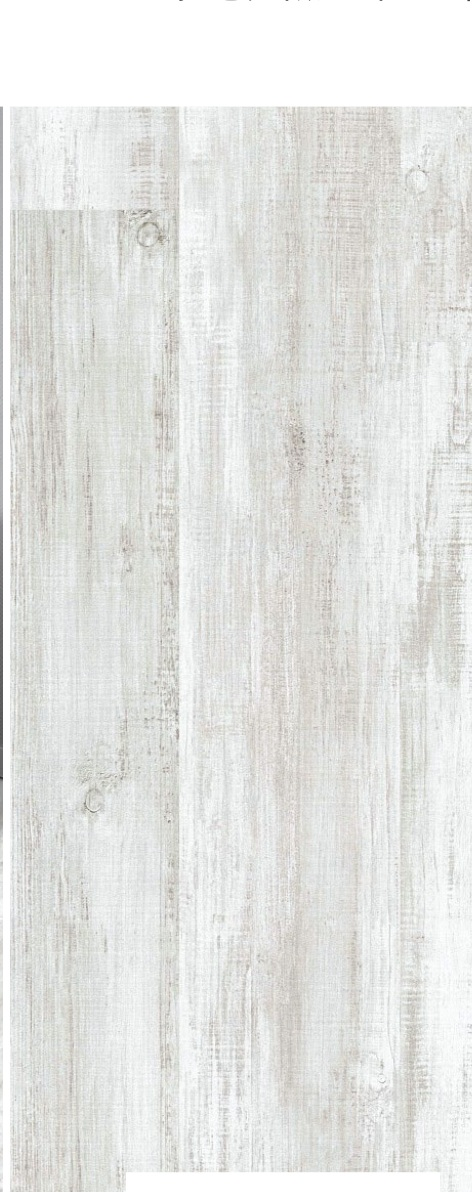
#> input picture backend/storage/floor-style-groups/FSPC4.2/SF60.jpg, 472 x 1192 px
$ python -i preview.py   (imports and definitions only)
#> lines starting #> are read from the running program, lines starting #| are printed output that depends on the picture; after the words box and inside, x2 and y2 are one past the last pixel; in counts of white or black regions, pixels touching at a corner belong together
#> further down, picture is the input picture: shape (1192, 472, 3); mean B, G, R 225.6, 228.2, 227.4
from pathlib import Path

import cv2
import numpy as np


# [6 lines left out: function hex_to_bgr, not called in this run]


def detect_floor_polygon(image: np.ndarray) -> np.ndarray:
    height, width = image.shape[:2]
#> height = 1192; width = 472
    top_y = int(height * 0.58)
#> top_y = 691

    gray = cv2.cvtColor(image, cv2.COLOR_BGR2GRAY)
    edges = cv2.Canny(gray, 60, 150)
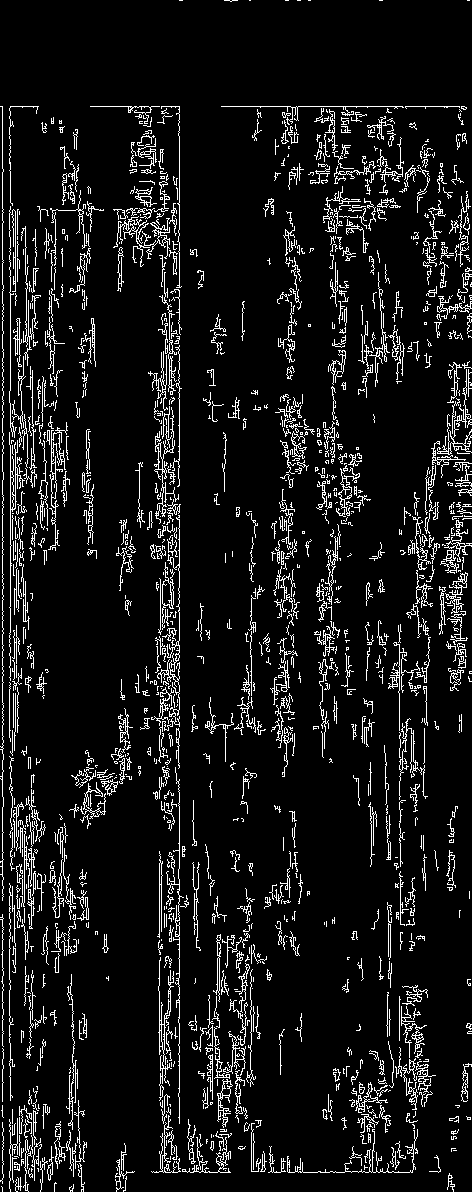
#> edges: shape (1192, 472); 8.7% white in thin lines or dots
    lines = cv2.HoughLinesP(
        edges,
        rho=1,
        theta=np.pi / 180,
        threshold=90,
        minLineLength=int(width * 0.22),
        maxLineGap=30,
    )
#> lines = 254 rows, first 6: [2, 1191, 2, 106], [179, 1123, 179, 106], [10, 1191, 10, 980], [162, 810, 162, 368], [159, 1100, 159, 851], [9, 957, 20, 322]

    candidates: list[int] = []
    if lines is not None:
        for line in lines[:, 0]:
            x1, y1, x2, y2 = line.tolist()
            dx = max(abs(x2 - x1), 1)
            dy = abs(y2 - y1)
            slope = dy / dx
            average_y = int((y1 + y2) / 2)
            if slope < 0.18 and int(height * 0.42) <= average_y <= int(height * 0.72):
                candidates.append(average_y)
#> this loop made 254 passes
#> (x1, y1, x2, y2, dx, dy, slope, average_y) on passes 1 to 3: (2, 1191, 2, 106, 1, 1085, 1085, 648), (179, 1123, 179, 106, 1, 1017, 1017, 614), (10, 1191, 10, 980, 1, 211, 211, 1085)
#> after the loop, candidates = []

    if candidates:
        top_y = int(np.clip(np.median(candidates), height * 0.48, height * 0.68))

    polygon = np.array(
        [
            [int(width * 0.18), top_y],
            [int(width * 0.82), top_y],
            [int(width * 0.98), int(height * 0.98)],
            [int(width * 0.02), int(height * 0.98)],
        ],
        dtype=np.int32,
    )
    return polygon


# [74 lines left out: functions create_texture, generate_floor_preview, not called in this run]

>>> import cv2
>>> picture = cv2.imread('../../storage/floor-style-groups/FSPC4.2/SF60.jpg')
>>> result = detect_floor_polygon(picture)
#> result = [[84, 691], [387, 691], [462, 1168], [9, 1168]]

$ run again, on backend/storage/floor-style-groups/FSPC4.2/SF61.jpg
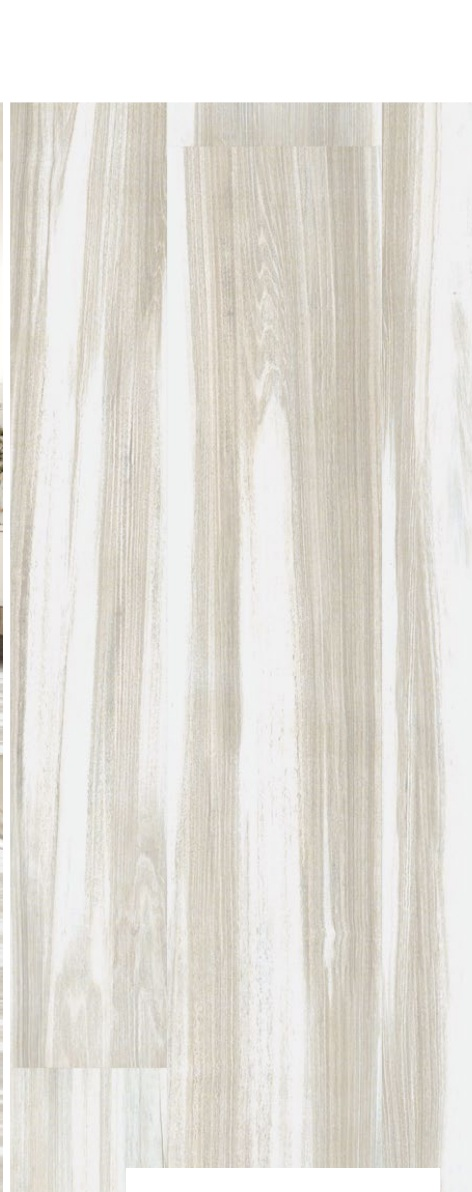
#> input picture backend/storage/floor-style-groups/FSPC4.2/SF61.jpg, 472 x 1192 px
#> picture is the input picture: shape (1192, 472, 3); mean B, G, R 217, 223.6, 226.7
#> in detect_floor_polygon, `edges = cv2.Canny(gray, 60, 150)`:
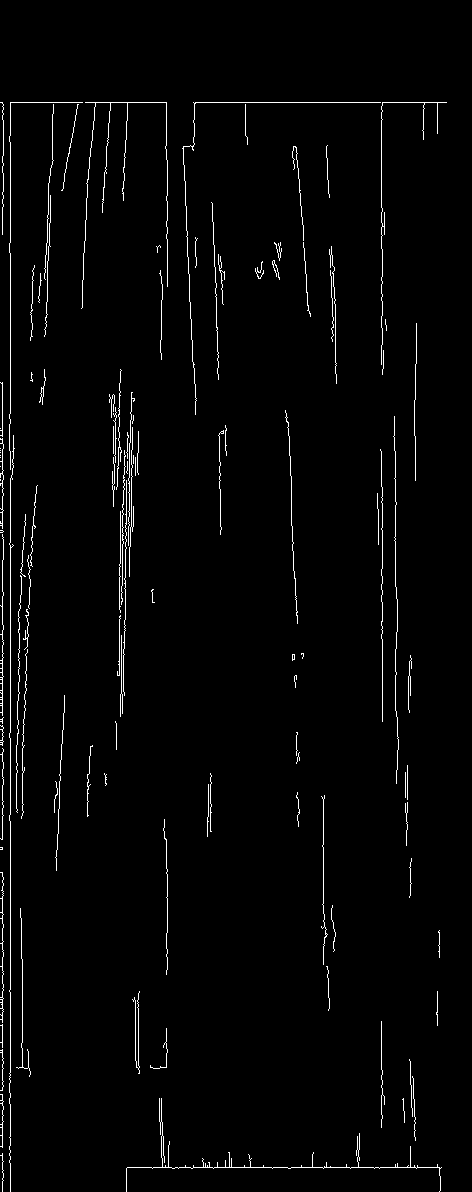
#> edges: shape (1192, 472); 2.1% white in thin lines or dots, all inside (x1, y1, x2, y2) = (0, 102, 447, 1192)
#> lines = 26 rows, first 6: [10, 1191, 10, 102], [2, 1191, 2, 382], [0, 102, 446, 102], [381, 364, 381, 106], [382, 721, 382, 487], [127, 1167, 441, 1167]
#> the loop in detect_floor_polygon, `for line in lines[:, 0]:` made 26 passes
#> (x1, y1, x2, y2, dx, dy, slope, average_y) on passes 1 to 8: (10, 1191, 10, 102, 1, 1089, 1089, 646), (2, 1191, 2, 382, 1, 809, 809, 786), (0, 102, 446, 102, 446, 0, 0, 102), (381, 364, 381, 106, 1, 258, 258, 235), (382, 721, 382, 487, 1, 234, 234, 604), (127, 1167, 441, 1167, 314, 0, 0, 1167), (45, 334, 53, 104, 8, 230, 28.75, 219), (22, 1067, 22, 959, 1, 108, 108, 1013)
#> after the loop in detect_floor_polygon, `for line in lines[:, 0]:`: candidates = []
#> result = [[84, 691], [387, 691], [462, 1168], [9, 1168]]

$ run again, on backend/storage/floor-style-groups/FSPC4.2/SF62.jpg
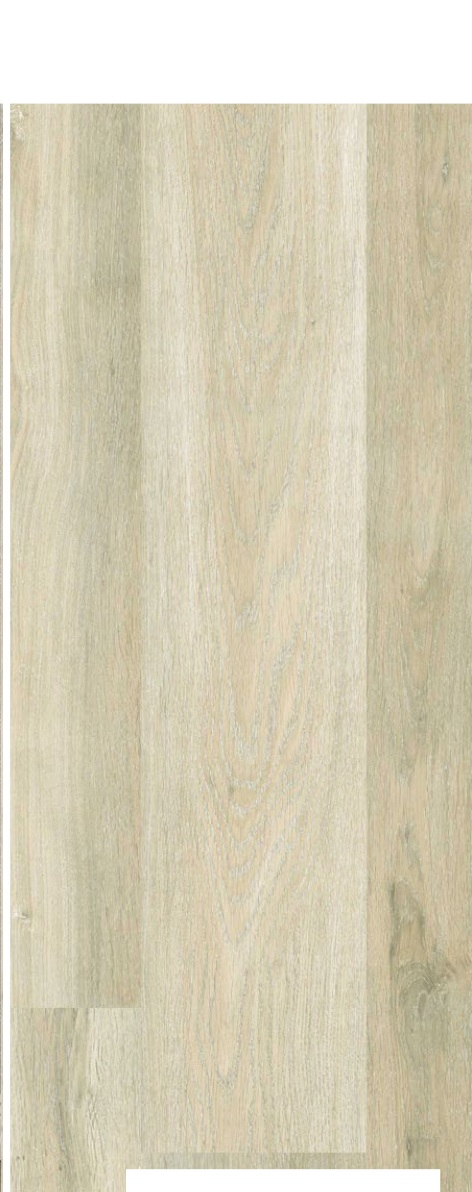
#> input picture backend/storage/floor-style-groups/FSPC4.2/SF62.jpg, 472 x 1192 px
#> picture is the input picture: shape (1192, 472, 3); mean B, G, R 183.1, 206.9, 214
#> in detect_floor_polygon, `gray = cv2.cvtColor(image, cv2.COLOR_BGR2GRAY)`:
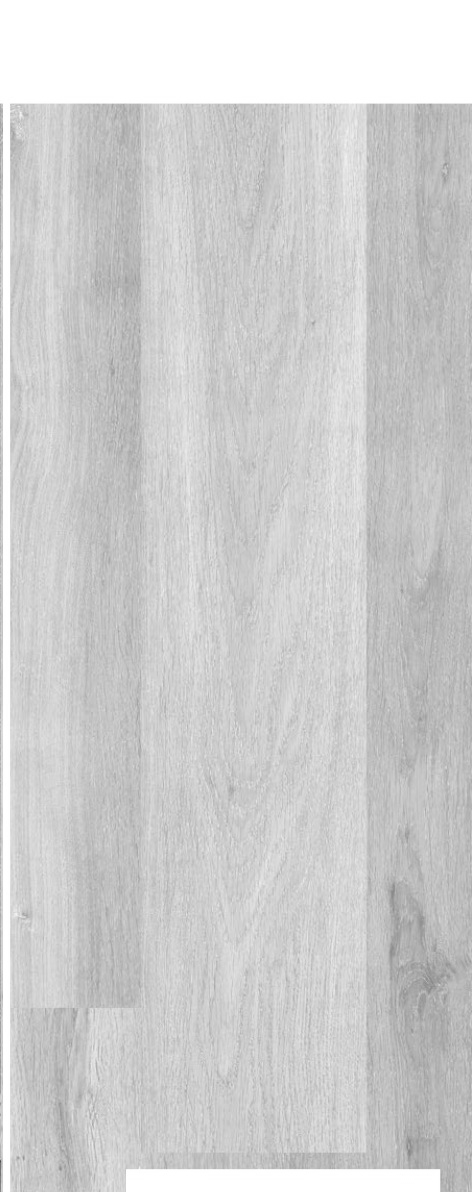
#> gray: shape (1192, 472); min 78, max 255, mean 206.3
#> in detect_floor_polygon, `edges = cv2.Canny(gray, 60, 150)`:
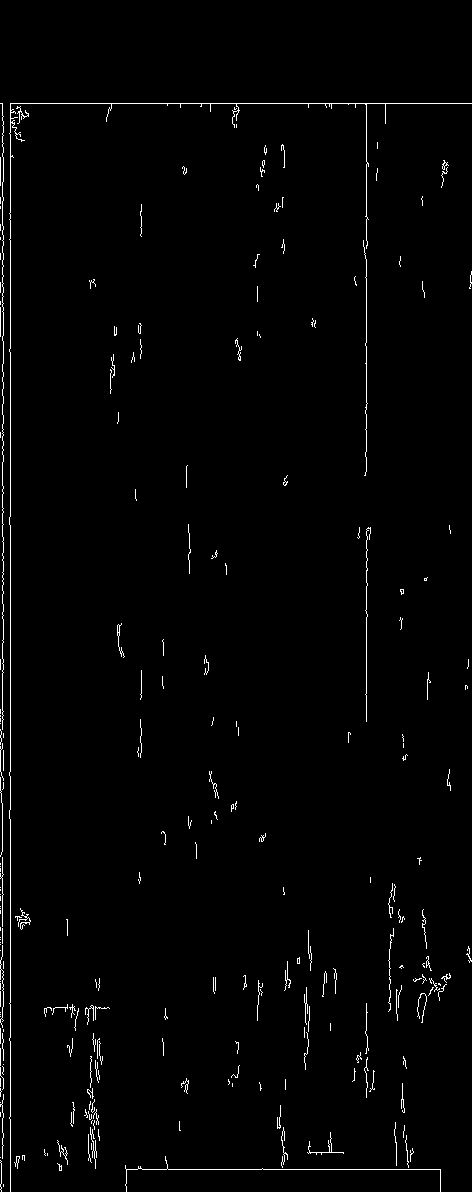
#> edges: shape (1192, 472); 1.5% white in thin lines or dots
#> lines = [[10, 1191, 10, 103], [2, 1158, 2, 103], [366, 471, 366, 103], [0, 103, 471, 103], [3, 1145, 3, 961], [126, 1169, 440, 1169], [0, 1116, 0, 855], [3, 672, 3, 116]]
#> the loop in detect_floor_polygon, `for line in lines[:, 0]:` made 8 passes
#> (x1, y1, x2, y2, dx, dy, slope, average_y) on passes 1 to 8: (10, 1191, 10, 103, 1, 1088, 1088, 647), (2, 1158, 2, 103, 1, 1055, 1055, 630), (366, 471, 366, 103, 1, 368, 368, 287), (0, 103, 471, 103, 471, 0, 0, 103), (3, 1145, 3, 961, 1, 184, 184, 1053), (126, 1169, 440, 1169, 314, 0, 0, 1169), (0, 1116, 0, 855, 1, 261, 261, 985), (3, 672, 3, 116, 1, 556, 556, 394)
#> after the loop in detect_floor_polygon, `for line in lines[:, 0]:`: candidates = []
#> result = [[84, 691], [387, 691], [462, 1168], [9, 1168]]

$ run again, on backend/storage/floor-style-groups/FSPC4.2/SF63.jpg
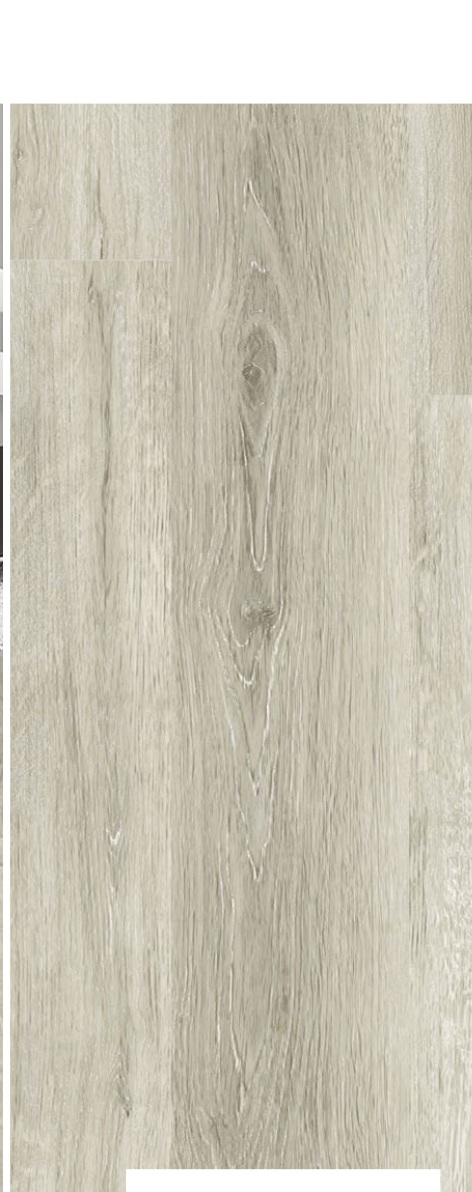
#> input picture backend/storage/floor-style-groups/FSPC4.2/SF63.jpg, 472 x 1192 px
#> picture is the input picture: shape (1192, 472, 3); mean B, G, R 184, 199.7, 204
#> in detect_floor_polygon, `edges = cv2.Canny(gray, 60, 150)`:
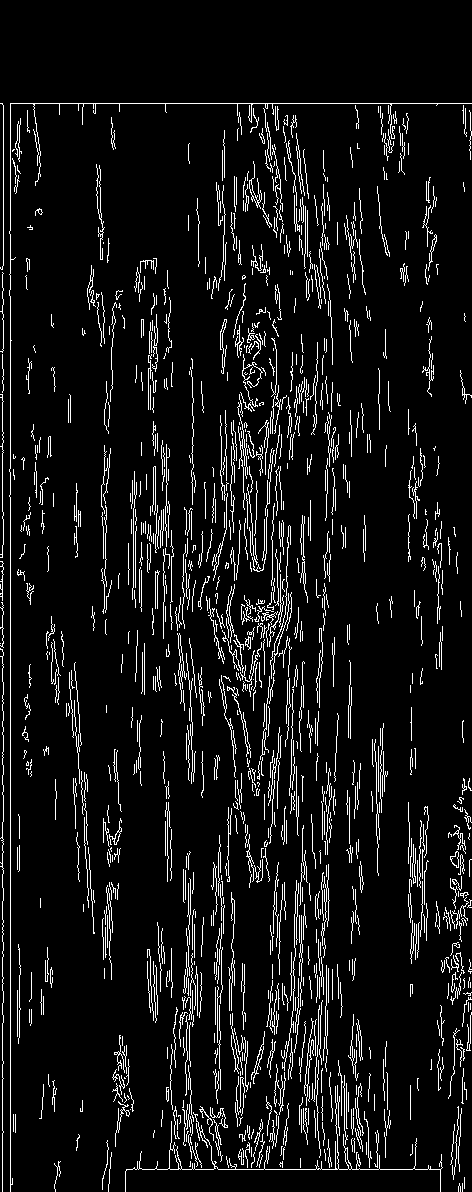
#> edges: shape (1192, 472); 7.6% white in thin lines or dots
#> lines = 129 rows, first 6: [10, 1191, 10, 103], [0, 103, 471, 103], [2, 1191, 2, 266], [3, 1022, 3, 512], [105, 1169, 459, 1169], [272, 1057, 272, 936]
#> the loop in detect_floor_polygon, `for line in lines[:, 0]:` made 129 passes
#> (x1, y1, x2, y2, dx, dy, slope, average_y) on passes 1 to 8: (10, 1191, 10, 103, 1, 1088, 1088, 647), (0, 103, 471, 103, 471, 0, 0, 103), (2, 1191, 2, 266, 1, 925, 925, 728), (3, 1022, 3, 512, 1, 510, 510, 767), (105, 1169, 459, 1169, 354, 0, 0, 1169), (272, 1057, 272, 936, 1, 121, 121, 996), (322, 1001, 322, 873, 1, 128, 128, 937), (277, 510, 277, 393, 1, 117, 117, 451)
#> after the loop in detect_floor_polygon, `for line in lines[:, 0]:`: candidates = []
#> result = [[84, 691], [387, 691], [462, 1168], [9, 1168]]
